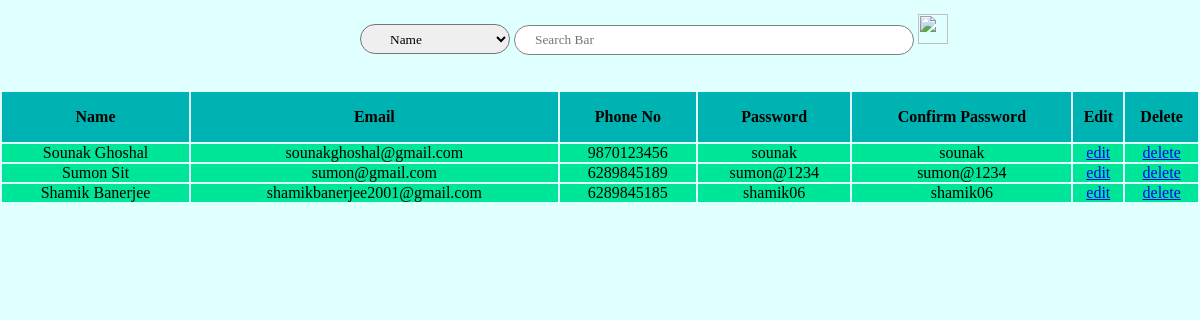
Screenshot of /carsale/showaccountdb with the database file from the repository.
### carsale/models.py (models this page shows)
class create_acc_details(models.Model):
	aname=models.CharField(max_length=200)
	aemail=models.CharField(max_length=200)
	aphoneno=models.CharField(max_length=20)
	apassword=models.CharField(max_length=200)
	acpassword=models.CharField(max_length=200)
	class Meta:
		db_table="create_acc_details"

### carsale/views.py (the view)
# urls.py: path('showaccountdb',views.showaccountdb),
def showaccountdb(request):
	t=create_acc_details.objects.all()
	return render(request,'showaccountdb.html',{'x':t})

### Templates/showaccountdb.html (shortened to what this page needs)
<!DOCTYPE html>
<html>
<head>
</head>
<body>
	<div>
		<div>
			<select id="st">
				<option value="0">Name</option>
			</select>
			<input type="text" placeholder="Search Bar" id="sb" onkeyup="callSearch1()">
			<button id="btn" onclick='recognition.start()' ondblclick="voiceSearch()"><img class="iconimg" src="https://png.pngitem.com/pimgs/s/160-1602527_radio-spot-icon-microphone-icon-green-png-transparent.png"></button>
		</div>
		<table id="myTable">
			<tr>
				<th>Name</th>
				<th>Email</th>
				<th>Phone No</th>
				<th>Password</th>
				<th>Confirm Password</th>
				<th>Edit</th>
				<th>Delete</th>
			</tr>
			{% for i in x reversed %}
			<tr>
				<td>{{i.aname}}</td>
				<td>{{i.aemail}}</td>
				<td>{{i.aphoneno}}</td>
				<td>{{i.apassword}}</td>
				<td>{{i.acpassword}}</td>
				<td><a href="edit_create_acc/{{ i.id }}">edit</a></td>
				<td><a href="delete_acc/{{ i.id }}">delete</a></td>
			</tr>
			{% endfor %}
		</table>
	</div>
</body>
</html>

### Templates/showaccountdb.html (style rules this page uses)
* { margin: 0; padding: 0; box-sizing: border-box; font-family: "calibri"; }
body { background-color: lightcyan; }
table { border: none; width: 100%; }
th { background-color: #00b3b3; height: 50px; }
td { background-color: #00e699; text-align: center; }
.iconimg { width: 30px; height: 30px; }
#btn { border: none; outline: none; background-color: transparent; border-radius: 50%; }
#st { width: 150px; height: 30px; margin-left: 30%; margin-bottom: 3%; margin-top: 2%; border-radius: 30px; padding-left: 25px; }
#sb { width: 400px; height: 30px; border-radius: 30px; padding-left: 20px; border: 1px solid grey; }

### rows the page displays
create_acc_details: aname "Sounak Ghoshal", aemail "sounakghoshal@gmail.com", aphoneno "9870123456", apassword "sounak", acpassword "sounak"
create_acc_details: aname "Sumon Sit", aemail "sumon@gmail.com", aphoneno "6289845189", apassword "sumon@1234", acpassword "sumon@1234"
create_acc_details: aname "Shamik Banerjee", aemail "shamikbanerjee2001@gmail.com", aphoneno "6289845185", apassword "shamik06", acpassword "shamik06"
